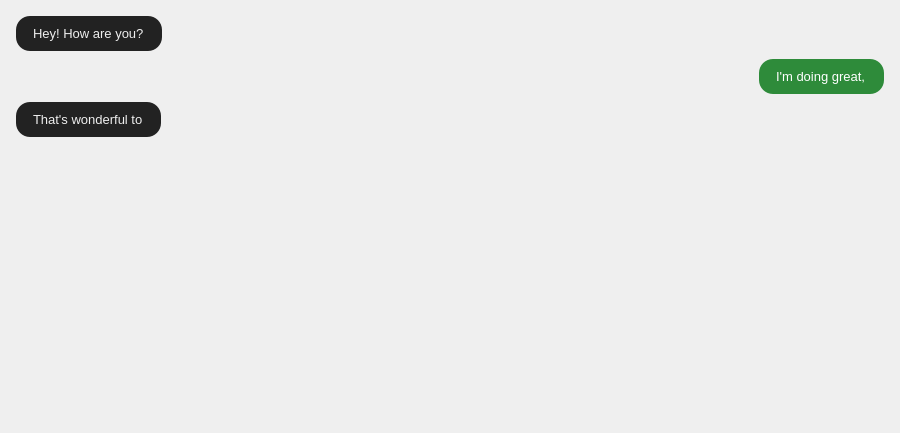
                      <widget class="QWidget" name="scrollAreaWidgetContents">
                       <property name="geometry">
                        <rect>
                         <x>0</x>
                         <y>0</y>
                         <width>900</width>
                         <height>433</height>
                        </rect>
                       </property>
                       <property name="sizePolicy">
                        <sizepolicy hsizetype="Preferred" vsizetype="Preferred">
                         <horstretch>0</horstretch>
                         <verstretch>0</verstretch>
                        </sizepolicy>
                       </property>
                       <layout class="QVBoxLayout" name="verticalLayout_scrollContents">
                        <property name="spacing">
                         <number>8</number>
                        </property>
                        <property name="leftMargin">
                         <number>16</number>
                        </property>
                        <property name="topMargin">
                         <number>16</number>
                        </property>
                        <property name="rightMargin">
                         <number>16</number>
                        </property>
                        <property name="bottomMargin">
                         <number>16</number>
                        </property>
                        <item alignment="Qt::AlignmentFlag::AlignLeft">
                         <widget class="QLabel" name="msgRecv1">
                          <property name="maximumSize">
                           <size>
                            <width>480</width>
                            <height>16777215</height>
                           </size>
                          </property>
                          <property name="styleSheet">
                           <string notr="true">background-color: #222222; color: #eeeeee; border-radius: 14px; padding: 10px 14px; font-size: 13px;</string>
                          </property>
                          <property name="text">
                           <string>Hey! How are you?</string>
                          </property>
                          <property name="wordWrap">
                           <bool>true</bool>
                          </property>
                         </widget>
                        </item>
                        <item alignment="Qt::AlignmentFlag::AlignRight">
                         <widget class="QLabel" name="msgSent1">
                          <property name="maximumSize">
                           <size>
                            <width>480</width>
                            <height>16777215</height>
                           </size>
                          </property>
                          <property name="styleSheet">
                           <string notr="true">background-color: #2e8b3a; color: #ffffff; border-radius: 14px; padding: 10px 14px; font-size: 13px;</string>
                          </property>
                          <property name="text">
                           <string>I'm doing great, thanks!</string>
                          </property>
                          <property name="wordWrap">
                           <bool>true</bool>
                          </property>
                         </widget>
                        </item>
                        <item alignment="Qt::AlignmentFlag::AlignLeft">
                         <widget class="QLabel" name="msgRecv2">
                          <property name="maximumSize">
                           <size>
                            <width>480</width>
                            <height>16777215</height>
                           </size>
                          </property>
                          <property name="styleSheet">
                           <string notr="true">background-color: #222222; color: #eeeeee; border-radius: 14px; padding: 10px 14px; font-size: 13px;</string>
                          </property>
                          <property name="text">
                           <string>That's wonderful to hear</string>
                          </property>
                          <property name="wordWrap">
                           <bool>true</bool>
                          </property>
                         </widget>
                        </item>
                        <item>
                         <spacer name="messageSpacer">
                          <property name="orientation">
                           <enum>Qt::Orientation::Vertical</enum>
                          </property>
                          <property name="sizeType">
                           <enum>QSizePolicy::Policy::Expanding</enum>
                          </property>
                          <property name="sizeHint" stdset="0">
                           <size>
                            <width>20</width>
                            <height>40</height>
                           </size>
                          </property>
                         </spacer>
                        </item>
                       </layout>
                      </widget>
